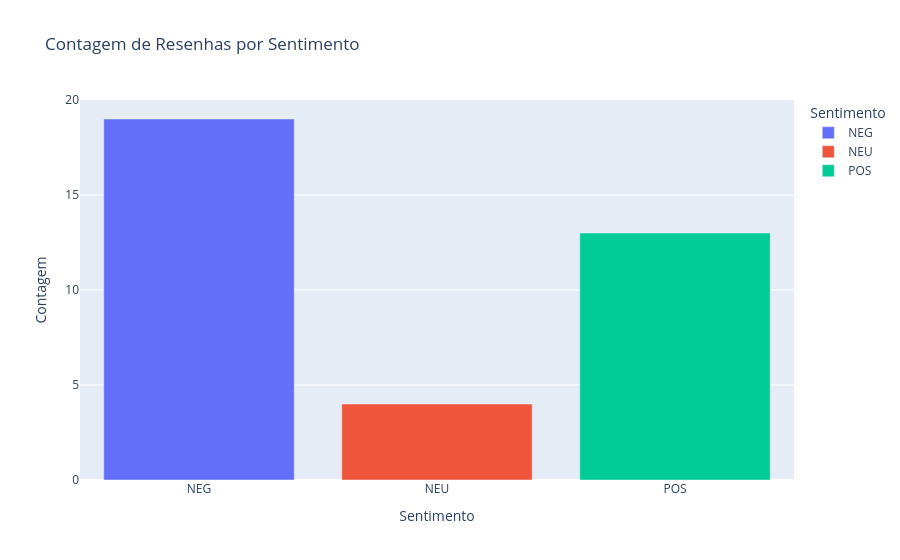

Notebook source saved alongside this figure:
### Code cell
df_sentimento = dados.groupby('Sentimento').size().reset_index(name='Contagem')

fig = px.bar(df_sentimento, x='Sentimento', y='Contagem', color='Sentimento', title='Contagem de Resenhas por Sentimento')

fig.show()

### Figure 1 — Plotly figure (JSON) as saved in the notebook; plotly's stock layout.template omitted (floating-point values rounded to 4 significant figures)
{"data": [{"alignmentgroup": "True", "hovertemplate": "Sentimento=%{x}<br>Contagem=%{y}<extra></extra>", "legendgroup": "NEG", "marker": {"color": "#636efa", "pattern": {"shape": ""}}, "name": "NEG", "offsetgroup": "NEG", "orientation": "v", "showlegend": true, "textposition": "auto", "type": "bar", "x": ["NEG"], "xaxis": "x", "y": [19], "yaxis": "y"}, {"alignmentgroup": "True", "hovertemplate": "Sentimento=%{x}<br>Contagem=%{y}<extra></extra>", "legendgroup": "NEU", "marker": {"color": "#EF553B", "pattern": {"shape": ""}}, "name": "NEU", "offsetgroup": "NEU", "orientation": "v", "showlegend": true, "textposition": "auto", "type": "bar", "x": ["NEU"], "xaxis": "x", "y": [4], "yaxis": "y"}, {"alignmentgroup": "True", "hovertemplate": "Sentimento=%{x}<br>Contagem=%{y}<extra></extra>", "legendgroup": "POS", "marker": {"color": "#00cc96", "pattern": {"shape": ""}}, "name": "POS", "offsetgroup": "POS", "orientation": "v", "showlegend": true, "textposition": "auto", "type": "bar", "x": ["POS"], "xaxis": "x", "y": [13], "yaxis": "y"}], "layout": {"barmode": "relative", "legend": {"title": {"text": "Sentimento"}, "tracegroupgap": 0}, "title": {"text": "Contagem de Resenhas por Sentimento"}, "xaxis": {"anchor": "y", "categoryarray": ["NEG", "NEU", "POS"], "categoryorder": "array", "domain": [0, 1], "title": {"text": "Sentimento"}}, "yaxis": {"anchor": "x", "domain": [0, 1], "title": {"text": "Contagem"}}}}
